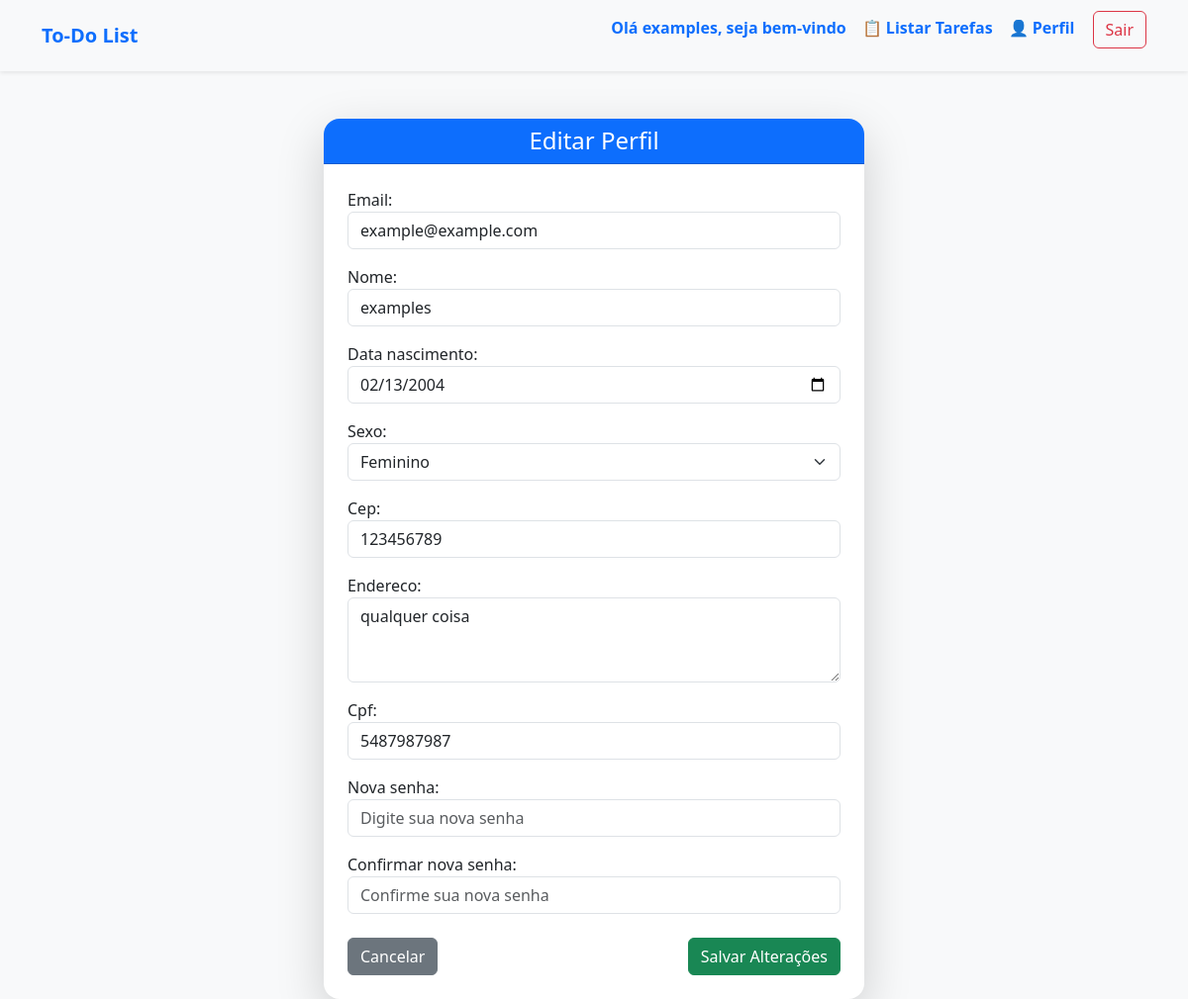
The app's page /tasks/perfil/ (signed in) with its own data.
### usuario/models.py (models this page shows, shortened)
class Usuario(AbstractUser):
    username = None
    nome = models.CharField(max_length=30)
    sobrenome = models.CharField(max_length=30, null=True)
    email = models.EmailField(unique=True)
    data_nascimento = models.DateField(default=timezone.now)
    sexo = models.CharField(max_length=1, choices=SexoChoices.choices, default=SexoChoices.NAO_INFORMADO)
    cep =  models.CharField(max_length=10, default="123456789")
    endereco = models.TextField(max_length=200)
    cpf = models.CharField(unique=True, max_length=16)
    tipo_usuario = models.CharField(max_length=1, choices=TipoUsuarioChoices.choices, default=TipoUsuarioChoices.COMUN)
    USERNAME_FIELD = 'email'
    REQUIRED_FIELDS = ['nome', 'data_nascimento', 'sexo', 'endereco', 'cpf', 'tipo_usuario']
    objects = UsuarioManager() # type: ignore

### platform_app/views.py (the view)
# urls.py: path('perfil/', views.PerfilView.as_view(), name="perfil"),
class PerfilView(LoginRequiredMixin, UpdateView):
    model = Usuario
    form_class = UsuarioUpdateForm
    template_name = 'perfil.html'
    success_url = reverse_lazy('perfil')
    def get_object(self, queryset=None):
        return self.request.user

### platform_app/templates/perfil.html (shortened to what this page needs)
<!DOCTYPE html>
<html lang="pt-br">
<head>
    <link href="https://cdn.jsdelivr.net/npm/bootstrap@5.3.2/dist/css/bootstrap.min.css" rel="stylesheet">
</head>
<body class="bg-light">
    {% if user.is_superuser == 1 or user.is_staff == 1%}
    <nav class="navbar navbar-expand-lg navbar-light bg-light shadow-sm mb-4">
        <div class="container">
            <a class="navbar-brand fw-bold text-primary" href="{% url 'task_list' %}">To-Do List</a>
            <button class="navbar-toggler" type="button" data-bs-toggle="collapse" data-bs-target="#navbarNav"
                aria-controls="navbarNav" aria-expanded="false" aria-label="Alternar navegação">
                <span class="navbar-toggler-icon"></span>
            </button>
            <div class="collapse navbar-collapse" id="navbarNav">
                <ul class="navbar-nav ms-auto">
                    <li class="nav-item">
                        <p class="nav-link text-primary fw-semibold">Olá {{user.nome}}, seja bem-vindo</p>
                    </li>
                    <li class="nav-item">
                        <a class="nav-link text-primary fw-semibold" href="{% url 'task_list' %}">📋 Listar Tarefas</a>
                    </li>
                    <li class="nav-item">
                        <a class="nav-link text-primary fw-semibold" href="{% url 'perfil' %}">👤 Perfil</a>
                    </li>
                    <li class="nav-item">
                        <a class="nav-link text-primary fw-semibold" href="{% url 'gerenciamento' %}">⚙️
                            Gerenciamento</a>
                    </li>
                    <li class="nav-item">
                        <a class="nav-link text-primary fw-semibold" href="{% url 'usuario_dashboard' %}">📊
                            Dashboard</a>
                    </li>
                    <li class="nav-item" style="margin-left: 10px; margin-top: 3px;">
                        <a href="{% url 'logout' %}" class="btn btn-outline-danger">Sair</a>
                    </li>
                </ul>
            </div>
        </div>
    </nav>
    {% else %}
    <nav class="navbar navbar-expand-lg navbar-light bg-light shadow-sm mb-4">
        <div class="container">
            <a class="navbar-brand fw-bold text-primary" href="{% url 'task_list' %}">To-Do List</a>
            <div class="collapse navbar-collapse" id="navbarNav">
                <ul class="navbar-nav ms-auto">
                    <li class="nav-item">
                        <p class="nav-link text-primary fw-semibold">Olá {{user.nome}}, seja bem-vindo</p>
                    </li>
                    <li class="nav-item">
                        <a class="nav-link text-primary fw-semibold" href="{% url 'task_list' %}">📋 Listar Tarefas</a>
                    </li>
                    <li class="nav-item">
                        <a class="nav-link text-primary fw-semibold" href="{% url 'perfil' %}">👤 Perfil</a>
                    </li>
                    <li class="nav-item" style="margin-left: 10px; margin-top: 3px;">
                        <a href="{% url 'logout' %}" class="btn btn-outline-danger">Sair</a>
                    </li>
                </ul>
            </div>
        </div>
    </nav>
    {% endif %}
    <div class="container mt-5">
        <div class="row justify-content-center">
            <div class="col-md-6">
                <div class="card shadow-lg border-0 rounded-4">
                    <div class="card-header bg-primary text-white text-center rounded-top-4">
                        <h4 class="mb-0">Editar Perfil</h4>
                    </div>
                    <div class="card-body p-4">
                        <form method="POST" enctype="multipart/form-data">
                            <div class="mb-3">
                                {{ form.as_p }}
                            </div>
                            <div class="d-flex justify-content-between mt-4">
                                <a href="{% url 'task_list' %}" class="btn btn-secondary">Cancelar</a>
                                <button type="submit" class="btn btn-success">Salvar Alterações</button>
                            </div>
                        </form>
                    </div>
                </div>
            </div>
        </div>
    </div>
</body>
</html>

### records on screen
Usuario: nome "examples", email "example@example.com", data_nascimento "02/13/2004", sexo "Feminino", cep "123456789", endereco "qualquer coisa", cpf "5487987987"
